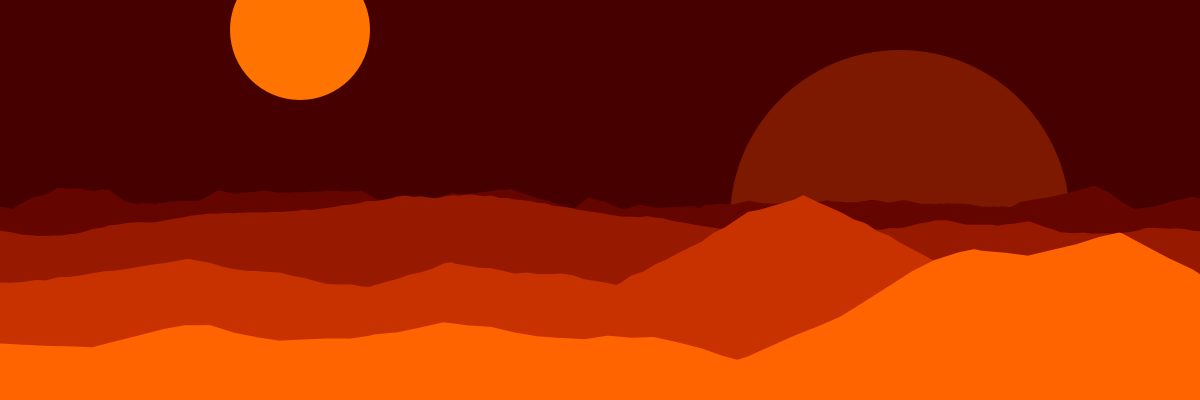
Frame 1 (no input)
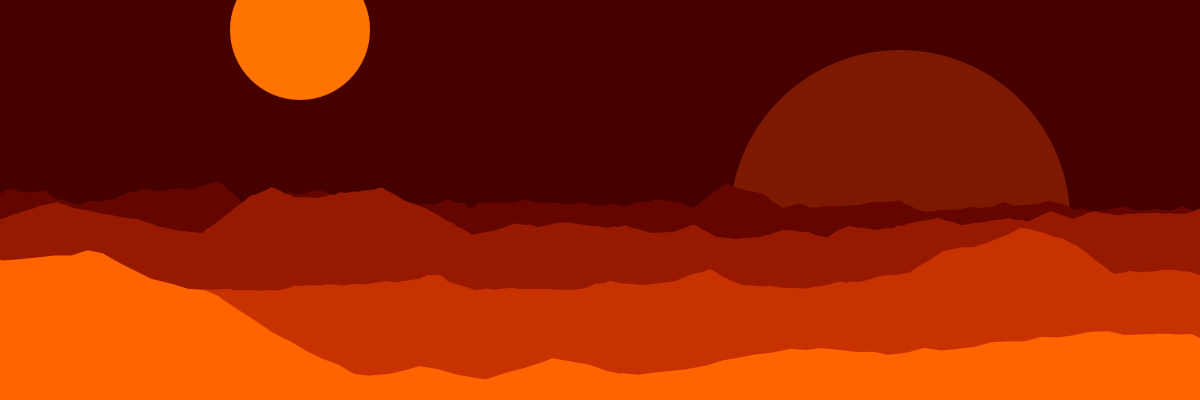
Frame 60 (the mouse pressed at the canvas centre just before this capture)
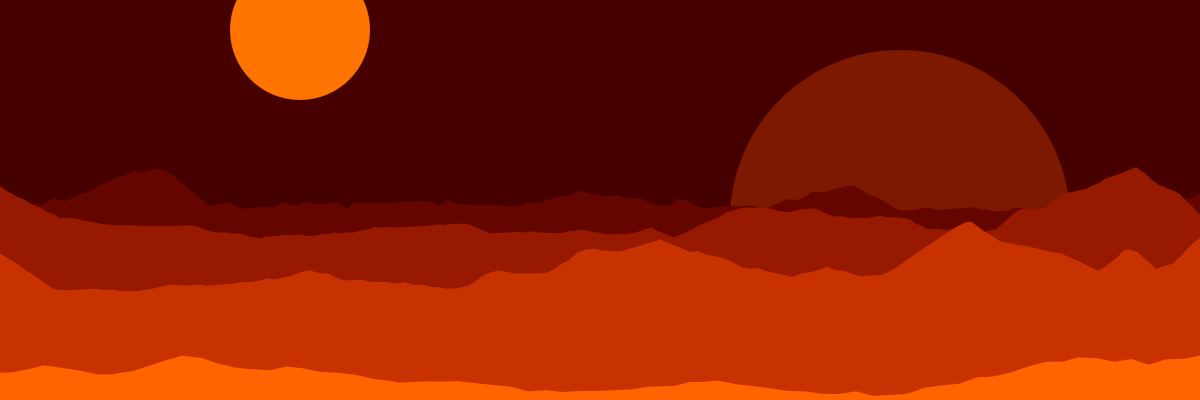
Frame 120 (the mouse held since frame 60 and released just before this capture)

The Processing sketch that drew these frames (run headless with seeded random() and noise(); from frame 60 on, the mouse is pressed at the canvas centre):

// Processing sketch: Landscape
// ── Landscape.pde
float scale = 0.002, h = 1.75, s, offs = 0, d = 0.015;
int tm = 15, m = 0;

//////////////////////////////////////////////////////
class lnoise
{
  float[] ns;
  int dim;
  lnoise(int d) { ns = new float[d]; dim = d; for (int i = 0; i < d; i++) ns[i] = low(random(1.0), 0.75); }
  float get(float t)
  { 
    t = (dim + t % dim) % dim;
    int i1 = (int)t, i2 = (i1 + 1) % dim;
    return ns[i1] + (ns[i2] - ns[i1]) * (t - i1);
  } 
}

lnoise ns;

//////////////////////////////////////////////////////
void setup()
{ 
  size(1200, 400); smooth(); frameRate (25); noStroke();
  ns = new lnoise(100);
}

void draw()
{   
  background(70, 0, 0);
  fill (124, 25, 0); ellipse (width * 0.75, height * 0.55, height * 0.85, height * 0.85);
  fill (255, 115, 0); ellipse (width * 0.25, height * 0.075, height * 0.35, height * 0.35);
  
  if (tm == 0) { tm = (int)random(10, 35); m = 9 - m; } else tm--; 
  offs += d * (1 + m); s = scale * (1 + 0.5 * sin (offs * 0.25));
  
  landscape (1.4, 0.25, offs * 0.25 + 54, color(100, 5, 0)); 
  landscape (1.2, 0.5, offs * 0.5 + 12, color(150, 25, 0)); 
  landscape (0.8, 0.75, offs * 0.75 + 121, color(200, 50, 0)); 
  landscape (0.0, 1.5, offs, color(255, 100, 0)); 
}

//////////////////////////////////////////////////////
void landscape (float lev, float sc, float ofs, color c)
{
  fill (c);
  beginShape(); vertex (0, height);
  for (int x = 0; x <= width; x += 1)
  { float xsc = s * x / sc,
          n = lev + h * sc * (min(1.25 * ns.get(xsc + ofs), ns.get(xsc * 2 + ofs * 0.7 + 34))
                              + 0.1 * ns.get(xsc * 8 + ofs + 21)
                              + 0.015 * ns.get(xsc * 32 + ofs + 7));
    vertex (x, height - n * height / 3);
  }
  vertex (width, height); endShape(CLOSE);
}

//////////////////////////////////////////////////////
float low(float t, float l) { l = 1 - t * l; if (l == 0) return 1; else return 1 - (1 - t) / l; }
